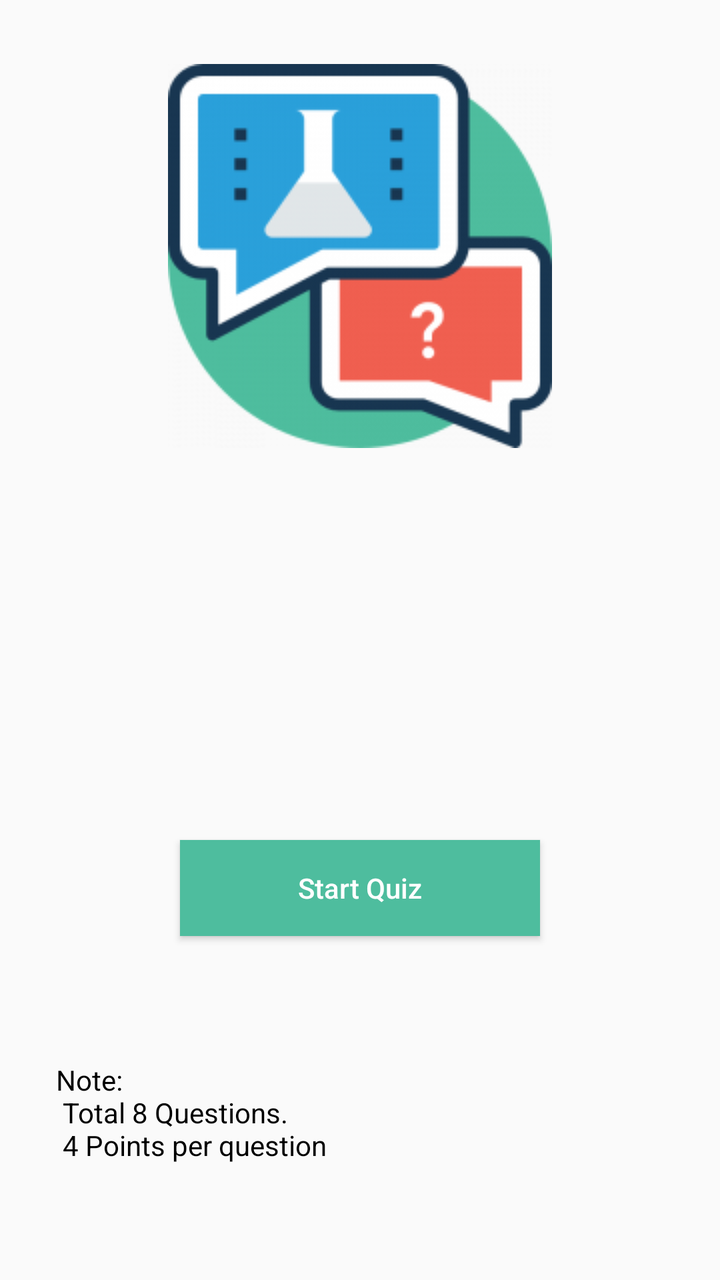
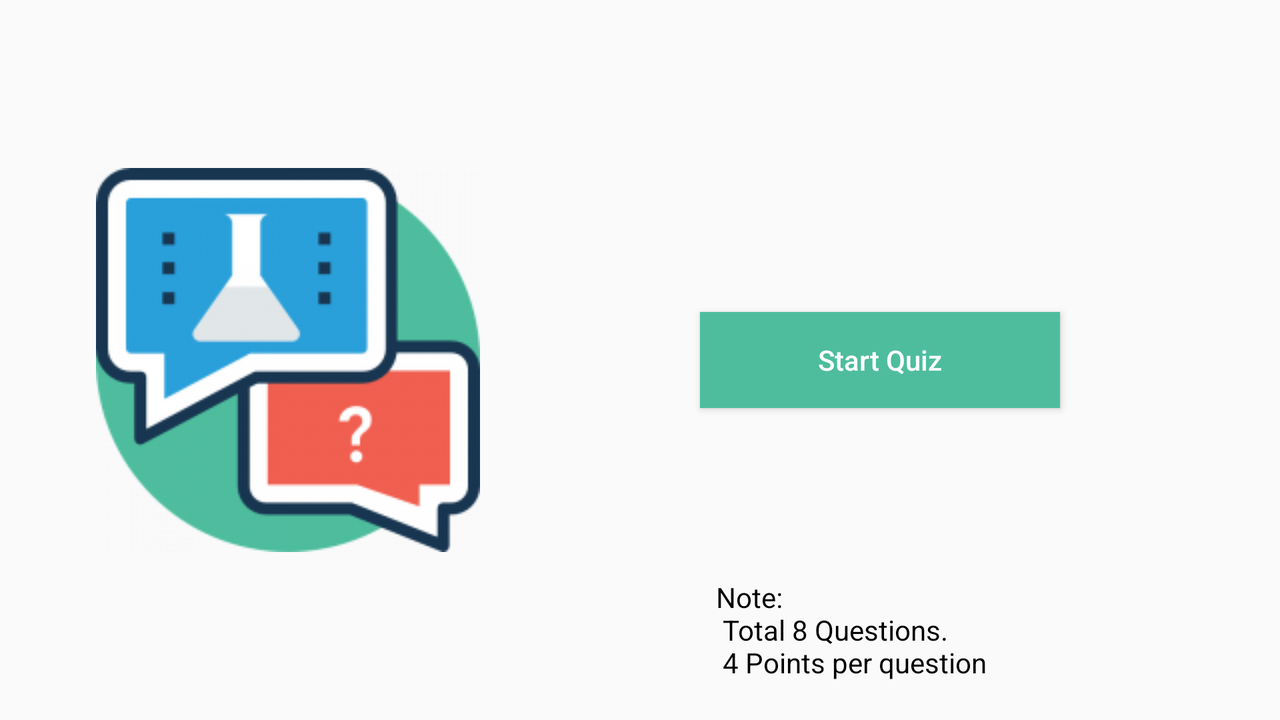

One screen, two layout resources from the same app: the default and the repository's alternative for another configuration. Each is rendered where Android would select it; the XML of both is given below.
<!-- AndroidManifest.xml: application theme AppTheme -->
<!-- res/layout/intro.xml -->
<?xml version="1.0" encoding="utf-8"?>
<android.support.constraint.ConstraintLayout xmlns:android="http://schemas.android.com/apk/res/android"
    xmlns:app="http://schemas.android.com/apk/res-auto"
    xmlns:tools="http://schemas.android.com/tools"
    android:layout_width="match_parent"
    android:layout_height="match_parent"
    tools:context=".IntroActivity">

    <ImageView
        android:id="@+id/imageView"
        android:layout_width="wrap_content"
        android:layout_height="wrap_content"
        android:layout_marginTop="32dp"
        android:src="@drawable/quiz_logo"
        app:layout_constraintEnd_toEndOf="parent"
        app:layout_constraintStart_toStartOf="parent"
        app:layout_constraintTop_toTopOf="parent"
        android:contentDescription="@string/logo" />

    <Button
        android:id="@+id/start_quiz"
        android:layout_width="180dp"
        android:layout_height="wrap_content"
        android:layout_marginBottom="8dp"
        android:layout_marginEnd="8dp"
        android:layout_marginLeft="8dp"
        android:layout_marginRight="8dp"
        android:layout_marginStart="8dp"
        android:layout_marginTop="32dp"
        android:background="#4ebd9e"
        android:text="@string/start_quiz"
        android:textAllCaps="false"
        android:textColor="@android:color/white"
        app:layout_constraintBottom_toBottomOf="parent"
        app:layout_constraintEnd_toEndOf="parent"
        app:layout_constraintStart_toStartOf="parent"
        app:layout_constraintTop_toBottomOf="@+id/imageView" />

    <TextView
        android:layout_width="wrap_content"
        android:layout_height="wrap_content"
        android:layout_marginBottom="8dp"
        android:layout_marginEnd="8dp"
        android:layout_marginLeft="8dp"
        android:layout_marginRight="8dp"
        android:layout_marginStart="8dp"
        android:layout_marginTop="12dp"
        android:text="@string/note"
        android:textColor="@android:color/black"
        app:layout_constraintBottom_toBottomOf="parent"
        app:layout_constraintEnd_toEndOf="parent"
        app:layout_constraintHorizontal_bias="0.096"
        app:layout_constraintStart_toStartOf="parent"
        app:layout_constraintTop_toBottomOf="@+id/start_quiz" />

</android.support.constraint.ConstraintLayout>
<!-- resources referenced by this layout -->
<resources>
  <!-- drawable quiz_logo: png bitmap (drawable, 13808 bytes) -->
  <string name="logo">Logo</string>
  <string name="note">Note: \n Total 8 Questions. \n       4 Points per question</string>
  <string name="start_quiz">Start Quiz</string>
  <style name="AppTheme" parent="Theme.AppCompat.Light.DarkActionBar">
          
          <item name="colorPrimary">#4ebd9e</item>
          <item name="colorPrimaryDark">#46af92</item>
          <item name="colorAccent">@color/colorAccent</item>
      </style>
</resources>
<!-- res/layout-land/intro.xml (the repository's variant of the layout above) -->
<!-- drawn on the phone turned sideways -->
<?xml version="1.0" encoding="utf-8"?>
<android.support.constraint.ConstraintLayout xmlns:android="http://schemas.android.com/apk/res/android"
    xmlns:app="http://schemas.android.com/apk/res-auto"
    xmlns:tools="http://schemas.android.com/tools"
    android:layout_width="match_parent"
    android:layout_height="match_parent"
    tools:context=".IntroActivity">

    <ImageView
        android:id="@+id/imageView"
        android:layout_width="wrap_content"
        android:layout_height="wrap_content"
        android:layout_marginBottom="8dp"
        android:layout_marginLeft="48dp"
        android:layout_marginStart="48dp"
        android:layout_marginTop="8dp"
        android:src="@drawable/quiz_logo"
        app:layout_constraintBottom_toBottomOf="parent"
        app:layout_constraintStart_toStartOf="parent"
        app:layout_constraintTop_toTopOf="parent"
        android:contentDescription="@string/logo" />

    <Button
        android:id="@+id/start_quiz"
        android:layout_width="180dp"
        android:layout_height="wrap_content"
        android:layout_marginBottom="8dp"
        android:layout_marginEnd="8dp"
        android:layout_marginLeft="8dp"
        android:layout_marginRight="8dp"
        android:layout_marginStart="8dp"
        android:layout_marginTop="8dp"
        android:background="#4ebd9e"
        android:text="@string/start_quiz"
        android:textAllCaps="false"
        android:textColor="@android:color/white"
        app:layout_constraintBottom_toBottomOf="parent"
        app:layout_constraintEnd_toEndOf="parent"
        app:layout_constraintStart_toEndOf="@+id/imageView"
        app:layout_constraintTop_toTopOf="parent" />

    <TextView
        android:layout_width="wrap_content"
        android:layout_height="wrap_content"
        android:layout_marginBottom="8dp"
        android:layout_marginEnd="8dp"
        android:layout_marginLeft="8dp"
        android:layout_marginRight="8dp"
        android:layout_marginStart="8dp"
        android:layout_marginTop="12dp"
        android:text="@string/note"
        android:textColor="@android:color/black"
        app:layout_constraintBottom_toBottomOf="parent"
        app:layout_constraintEnd_toEndOf="parent"
        app:layout_constraintHorizontal_bias="0.0"
        app:layout_constraintStart_toStartOf="@+id/start_quiz"
        app:layout_constraintTop_toBottomOf="@+id/start_quiz"
        app:layout_constraintVertical_bias="0.864" />

</android.support.constraint.ConstraintLayout>
